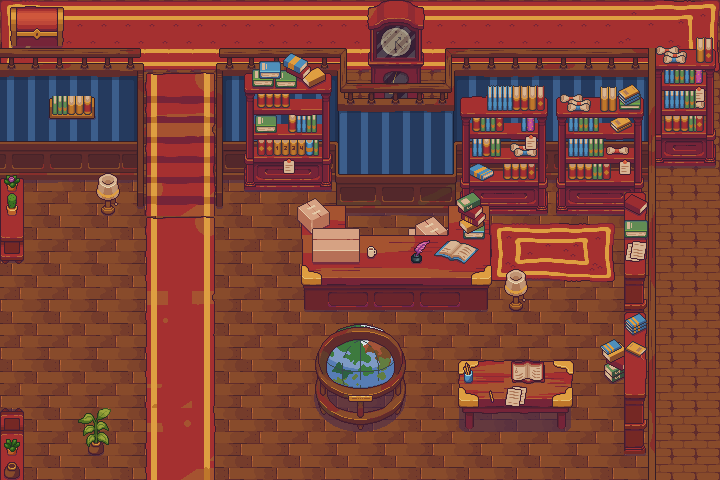

Tiled map render using the project's own tile images. Description and the map definition, with tile-layer contents summarised, below:
An orthogonal 30x20 tile map with 24x24 px tiles, 15 tile layers (Floor, Carpet upstairs, Decor upstairs, Blocking Bookshelf, ...) and 53 objects (spawn_from_forest, exit_to_forest, exit_to_minesweeper, npc_snoopy, npc_leafeon, ...).

<map version="1.10" tiledversion="1.11.2" orientation="orthogonal" renderorder="right-down" width="30" height="20" tilewidth="24" tileheight="24" infinite="0" nextlayerid="34" nextobjectid="138">
 <editorsettings>
  <export target="Library.tmj" format="json" />
 </editorsettings>
 <tileset firstgid="1" name="libassetpack-tiled" tilewidth="24" tileheight="24" tilecount="1364" columns="62">
  <image source="libassetpack-tiled.png" width="1488" height="528" />
 </tileset>
 <layer id="3" name="Floor" width="30" height="20" locked="1">
  <data>[600 cells, 503 non-empty, 5 distinct tile ids]</data>
 </layer>
 <layer id="7" name="Carpet upstairs" width="30" height="20" locked="1">
  <data>[600 cells, 92 non-empty, 23 distinct tile ids]</data>
 </layer>
 <layer id="20" name="Decor upstairs" width="30" height="20" locked="1">
  <data>[600 cells, 6 non-empty, 6 distinct tile ids]</data>
 </layer>
 <layer id="21" name="Blocking Bookshelf" width="30" height="20" locked="1">
  <data>[600 cells, 18 non-empty, 18 distinct tile ids]</data>
 </layer>
 <layer id="1" name="Upstairs area" width="30" height="20" locked="1">
  <data>[600 cells, 314 non-empty, 273 distinct tile ids]</data>
 </layer>
 <layer id="14" name="Carpet 3" width="30" height="20" locked="1">
  <data>[600 cells, 84 non-empty, 65 distinct tile ids]</data>
 </layer>
 <layer id="17" name="Objects downstairs 0" width="30" height="20" locked="1">
  <data>[600 cells, 8 non-empty, 8 distinct tile ids]</data>
 </layer>
 <layer id="15" name="Decor downstars 1" width="30" height="20" locked="1">
  <data>[600 cells, 144 non-empty, 136 distinct tile ids]</data>
 </layer>
 <layer id="9" name="Decor downstairs 2" width="30" height="20" locked="1">
  <data>[600 cells, 46 non-empty, 46 distinct tile ids]</data>
 </layer>
 <layer id="19" name="Decor downstairs 3" width="30" height="20" locked="1">
  <data>[600 cells, 24 non-empty, 22 distinct tile ids]</data>
 </layer>
 <layer id="18" name="After cleaning" width="30" height="20" locked="1">
  <properties>
   <property name="startHidden" type="bool" value="true" />
  </properties>
  <data>[600 cells, 24 non-empty, 24 distinct tile ids]</data>
 </layer>
 <layer id="16" name="Objects downstairs 1" width="30" height="20" locked="1">
  <data>[600 cells, 4 non-empty, 4 distinct tile ids]</data>
 </layer>
 <layer id="11" name="Objects downstairs 2" width="30" height="20" locked="1" offsetx="0" offsety="-0.333333">
  <data>[600 cells, 10 non-empty, 10 distinct tile ids]</data>
 </layer>
 <layer id="22" name="UpsideDownBook" width="30" height="20" locked="1">
  <data>[600 cells, 2 non-empty, 2 distinct tile ids]</data>
 </layer>
 <layer id="33" name="BookFlipped" width="30" height="20" locked="1">
  <properties>
   <property name="startHidden" type="bool" value="true" />
  </properties>
  <data>[600 cells, 2 non-empty, 2 distinct tile ids]</data>
 </layer>
 <objectgroup id="23" name="Collideables" locked="1">
  <object id="10" x="2" y="144" width="133.5" height="32.5" />
  <object id="11" x="2" y="178" width="20.5" height="85" />
  <object id="12" x="2" y="409" width="20" height="70" />
  <object id="17" x="138" y="72" width="7" height="132.5" />
  <object id="19" x="213.75" y="50" width="9.75" height="158.25" />
  <object id="20" x="213.333" y="47.6667" width="133.531" height="54.3333" />
  <object id="21" x="339" y="83.5" width="112.5" height="25" />
  <object id="22" x="446" y="50.5" width="8" height="53.5" />
  <object id="23" x="445.727" y="48" width="206.489" height="24.5" />
  <object id="24" x="648" y="48.5" width="4.5" height="430" />
  <object id="26" x="224.5" y="163" width="113.5" height="25.5" />
  <object id="27" x="337" y="164.5" width="120" height="48" />
  <object id="28" x="301.5" y="236" width="188" height="78.5" />
  <object id="29" x="621" y="72.5" width="26" height="405.5" />
  <object id="30" x="456" y="203" width="166.5" height="10" />
  <object id="31" x="504.5" y="281.25" width="24" height="31.75" />
  <object id="32" x="599.5" y="339.25" width="22" height="44.5">
   <properties>
    <property name="id" value="book_collider" />
   </properties>
  </object>
  <object id="37" x="96.6667" y="179.333" width="24" height="36.3333" />
  <object id="38" x="77.75" y="406.5" width="33" height="50" />
  <object id="70" x="72" y="48" width="72" height="24" />
  <object id="77" x="0" y="48.3333" width="72" height="23.6667" />
  <object id="94" x="370.364" y="71.5" width="50.3636" height="11.5909" />
  <object id="105" x="10.3333" y="6" width="53" height="41.6667" />
  <object id="108" x="648" y="133.667" width="72" height="34.3333">
   <properties>
    <property name="id" value="bookshelf_block" />
   </properties>
  </object>
  <object id="124" x="301.727" y="206.091" width="43.4545" height="29.6364" />
  <object id="125" x="445.523" y="205.682" width="43.4545" height="29.6364" />
  <object id="127" x="464.875" y="414.75" width="8.625" height="9.625" />
  <object id="128" x="556.818" y="414.636" width="9" height="9.72727" />
  <object id="129" x="458.25" y="360" width="114.75" height="52.75" />
 </objectgroup>
 <objectgroup id="24" name="Points" locked="1">
  <object id="45" name="spawn_from_forest" x="24" y="336">
   <point />
  </object>
  <object id="46" name="exit_to_forest" x="24" y="336">
   <point />
  </object>
  <object id="48" name="exit_to_minesweeper" x="688" y="467.333">
   <point />
  </object>
  <object id="49" name="npc_snoopy" x="396" y="228">
   <properties>
    <property name="nameColor" value="#FFFF00" />
    <property name="nameFontSize" type="int" value="10" />
   </properties>
   <point />
  </object>
  <object id="51" name="npc_leafeon" x="516" y="444">
   <properties>
    <property name="nameColor" value="#99ff33" />
    <property name="nameFontSize" type="int" value="10" />
   </properties>
   <point />
  </object>
  <object id="52" name="npc_ares" x="528" y="354">
   <properties>
    <property name="nameColor" value="#FFA500" />
    <property name="nameFontSize" type="int" value="15" />
   </properties>
   <point />
  </object>
 </objectgroup>
 <objectgroup id="26" name="Interactables">
  <!-- 18 objects omitted --></objectgroup>
</map>
<!-- 18 of 53 objects omitted -->
